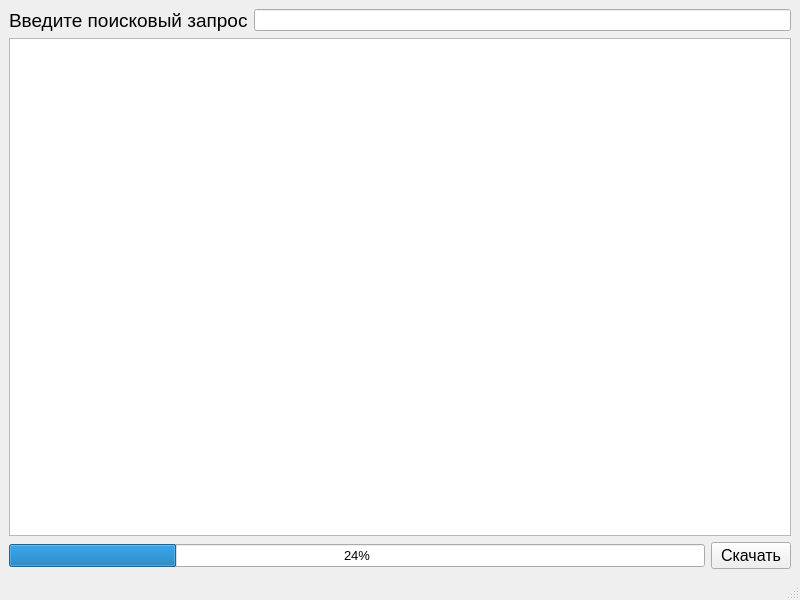
<?xml version="1.0" encoding="UTF-8"?>
<ui version="4.0">
 <class>MainWindow</class>
 <widget class="QMainWindow" name="MainWindow">
  <property name="geometry">
   <rect>
    <x>0</x>
    <y>0</y>
    <width>800</width>
    <height>600</height>
   </rect>
  </property>
  <property name="windowTitle">
   <string>MainWindow</string>
  </property>
  <widget class="QWidget" name="centralwidget">
   <layout class="QVBoxLayout" name="verticalLayout">
    <item>
     <layout class="QHBoxLayout" name="horizontalLayout">
      <item>
       <widget class="QLabel" name="label">
        <property name="font">
         <font>
          <pointsize>14</pointsize>
         </font>
        </property>
        <property name="text">
         <string>Введите поисковый запрос</string>
        </property>
       </widget>
      </item>
      <item>
       <widget class="QLineEdit" name="lineEdit"/>
      </item>
     </layout>
    </item>
    <item>
     <widget class="QPlainTextEdit" name="plainTextEdit"/>
    </item>
    <item>
     <layout class="QHBoxLayout" name="horizontalLayout_2">
      <item>
       <widget class="QProgressBar" name="progressBar">
        <property name="font">
         <font>
          <pointsize>10</pointsize>
         </font>
        </property>
        <property name="value">
         <number>24</number>
        </property>
       </widget>
      </item>
      <item>
       <widget class="QPushButton" name="pushButton">
        <property name="font">
         <font>
          <pointsize>12</pointsize>
         </font>
        </property>
        <property name="text">
         <string>Скачать</string>
        </property>
       </widget>
      </item>
     </layout>
    </item>
   </layout>
  </widget>
  <widget class="QMenuBar" name="menubar">
   <property name="geometry">
    <rect>
     <x>0</x>
     <y>0</y>
     <width>800</width>
     <height>20</height>
    </rect>
   </property>
  </widget>
  <widget class="QStatusBar" name="statusbar"/>
 </widget>
 <resources/>
 <connections/>
</ui>
